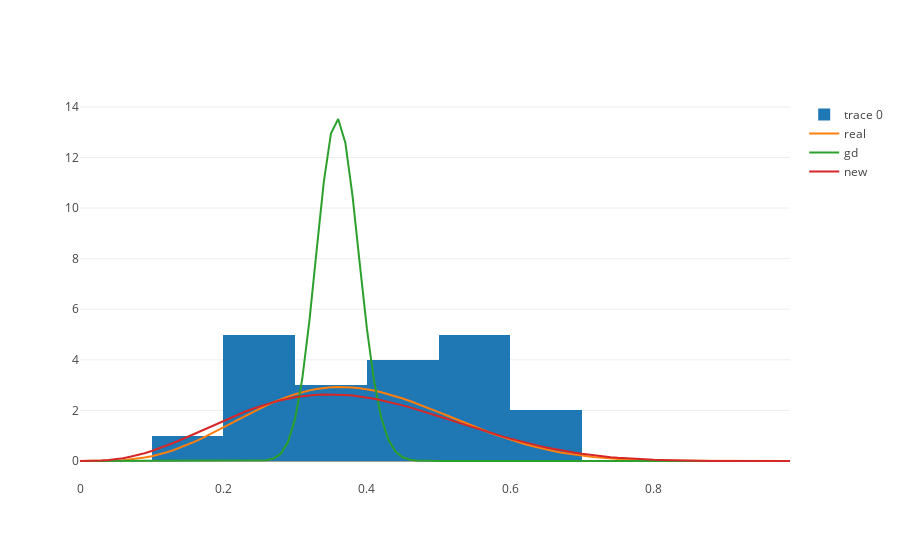

Write notebook code for a chart like this one.
### Code cell
iplot([go.Histogram(x=cnt1/lens), 
       go.Scatter(x=np.arange(0.0, 1.0, 0.01), y=scipy.stats.beta.pdf(np.arange(0.0, 1.0, 0.01), alpha, beta), mode='lines', name='real'),
       go.Scatter(x=np.arange(0.0, 1.0, 0.01), y=scipy.stats.beta.pdf(np.arange(0.0, 1.0, 0.01), alpha_gd, beta_gd), mode='lines', name='gd'),
       go.Scatter(x=np.arange(0.0, 1.0, 0.01), y=scipy.stats.beta.pdf(np.arange(0.0, 1.0, 0.01), alpha_new, beta_new), mode='lines', name='new')
      ])
